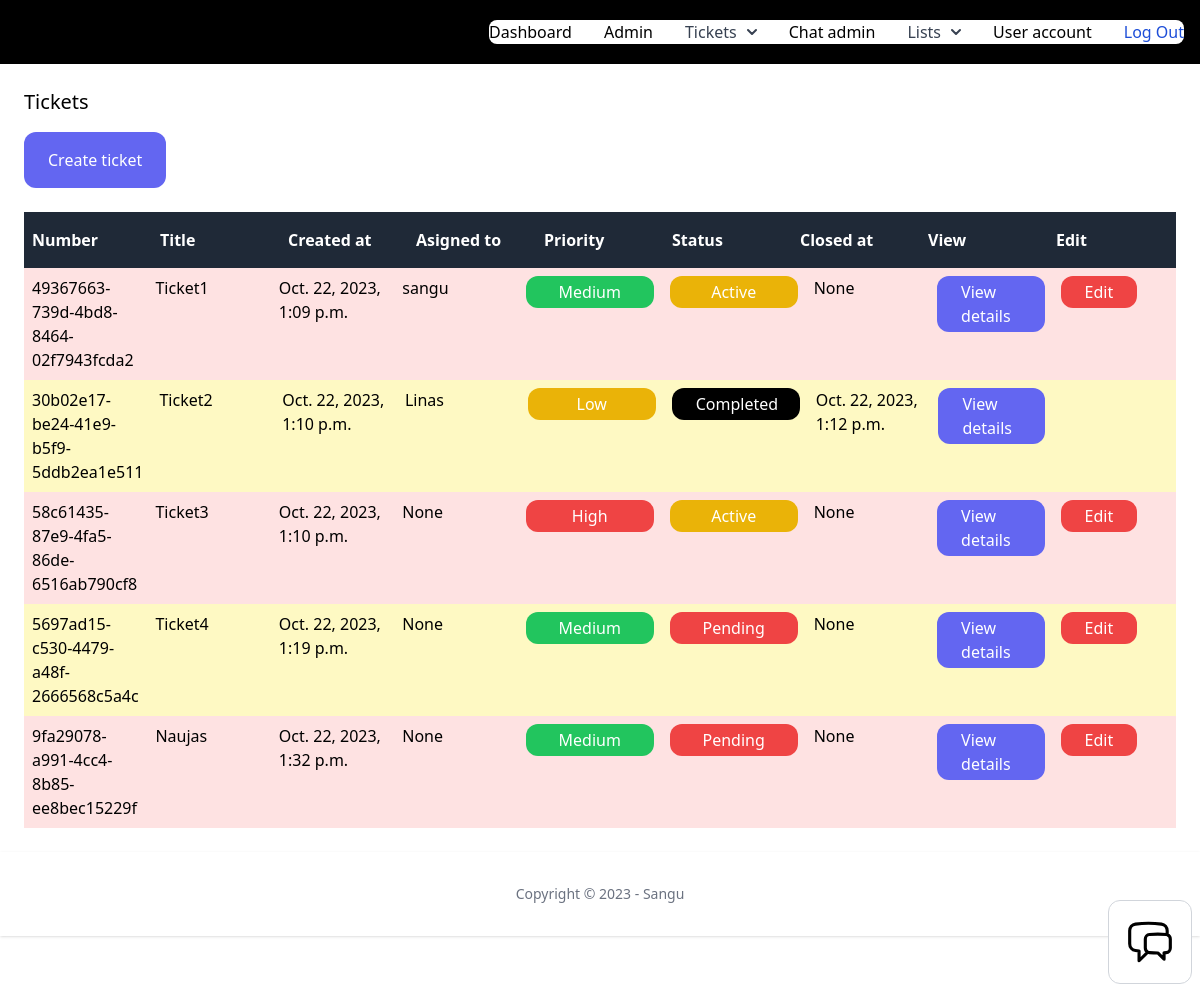
/dashboard/tickets/ (signed in), run on an earlier commit of the app's database.
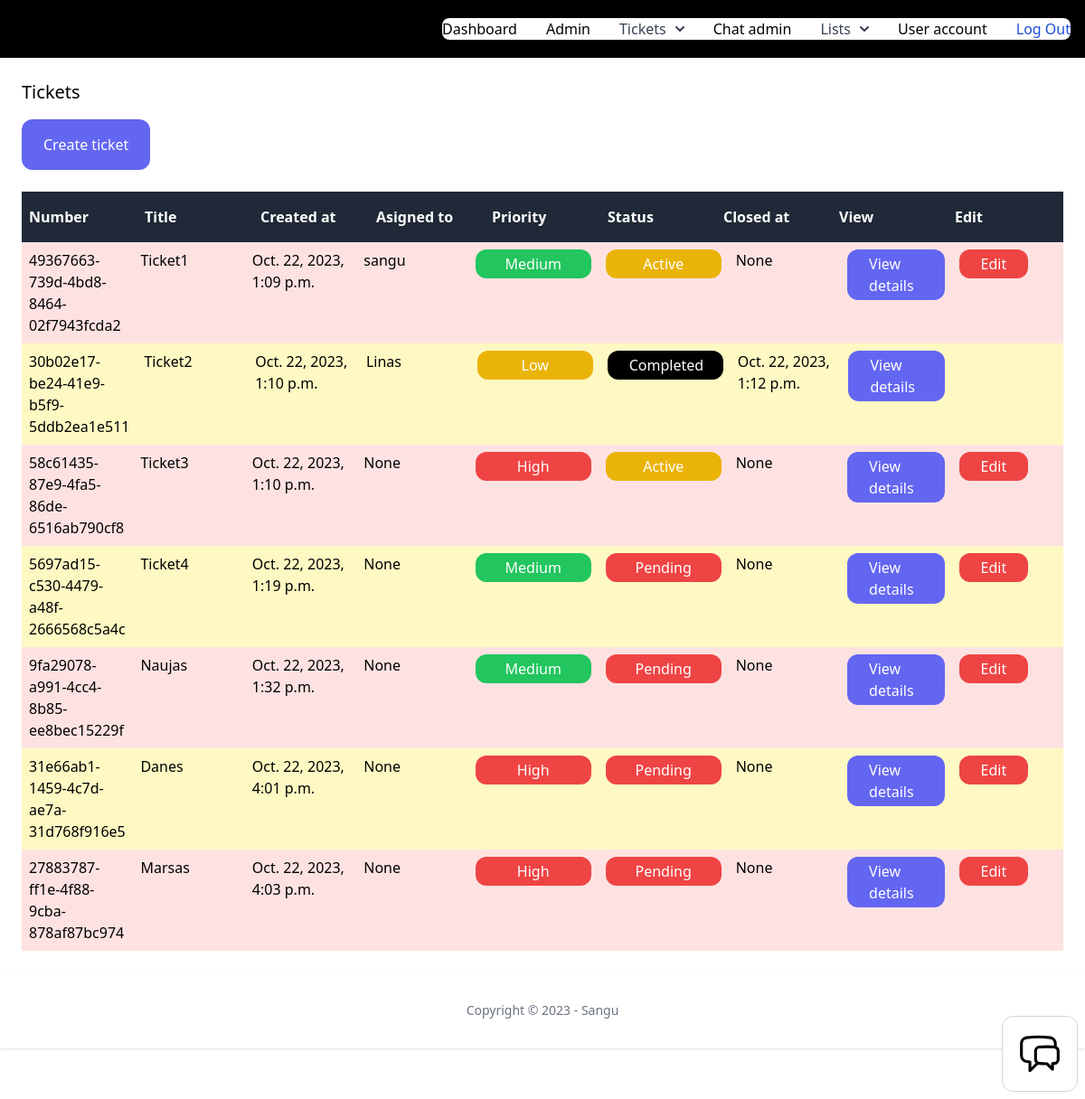
And on a later commit of the database.
### ticket/models.py (models this page shows, shortened)
class Ticket(models.Model):
    ACTIVE = 'active'
    COMPLETED = 'completed'
    PENDING = 'pending'
    CHOICES_STATUS = (
        (ACTIVE, 'Active'),
        (COMPLETED, 'Completed'),
        (PENDING, 'Pending'),
    )
    LOW = 'low'
    MEDIUM = 'medium'
    HIGH = 'high'
    CHOICES_PRIORITY = (
        (LOW, 'Low'),
        (MEDIUM, 'Medium'),
        (HIGH, 'High'),
    )
    ticket_number = models.UUIDField(default=uuid.uuid4)
    title = models.CharField(max_length=100)
    description = models.TextField(blank=True, null=True)
    created_by = models.ForeignKey(User, related_name='tickets', on_delete=models.CASCADE)
    created_at = models.DateTimeField(auto_now_add=True)
    modified_at = models.DateTimeField(auto_now=True)
    assign_to = models.ForeignKey(User, on_delete=models.DO_NOTHING, null=True, blank=True)
    is_resolved = models.BooleanField(default=False)
    accepted_at = models.DateTimeField(null=True, blank=True)
    closed_at = models.DateTimeField(null=True, blank=True)
    status = models.CharField(max_length=15, choices=CHOICES_STATUS, default=PENDING)
    priority = models.CharField(max_length=15, choices=CHOICES_PRIORITY, default=MEDIUM)

### user/models.py (models this page shows)
class User(AbstractUser):
    phone = models.TextField(blank=True, null=True)
    is_customer = models.BooleanField(default=True)
    is_manager = models.BooleanField(default=False)

### ticket/views.py (the view)
# urls.py: path('', views.ticket_list, name='list'),
@login_required
def ticket_list(request):
    if request.user.is_manager:
        tickets = Ticket.objects.all()
    else:
        tickets = Ticket.objects.filter(created_by=request.user)
    return render(request, 'ticket/tickets_list.html', {
        'tickets': tickets
    })

### team/context_processors.py (called while the page is built)
def active_team(request):
    if request.user.is_authenticated:
        if request.user.userprofile.active_team:
            active_team = request.user.userprofile.active_team
        else:
            active_team = Team.objects.filter(created_by=request.user)[0]
    else:
        active_team = None
    return {'active_team': active_team}

### ticket/templates/ticket/tickets_list.html (shortened to what this page needs)
{% extends 'app/base.html'  %}
{% block content %}
<div class="py-6 px-6">
    <h1 class="mb-4 text-xl">Tickets</h1>
    <a href="{% url 'tickets:add' %}" class="inline-block py-4 px-6 bg-indigo-500 rounded-xl text-white">Create ticket</a>
    {% if tickets %}
    <div class="mt-6 flex justify-between">
        <p class="py-4 px-2 bg-gray-800 font-semibold w-full text-white">Number</p>
        <p class="py-4 px-2 bg-gray-800 font-semibold w-full text-white">Title</p>
        <p class="py-4 px-2 bg-gray-800 font-semibold w-full text-white">Created at</p>
        <p class="py-4 px-2 bg-gray-800 font-semibold w-full text-white">Asigned to</p>
        <p class="py-4 px-2 bg-gray-800 font-semibold w-full text-white">Priority</p>
        <p class="py-4 px-2 bg-gray-800 font-semibold w-full text-white">Status</p>
        <p class="py-4 px-2 bg-gray-800 font-semibold w-full text-white">Closed at</p>
        <p class="py-4 px-2 bg-gray-800 font-semibold w-full text-white">View</p>
        <p class="py-4 px-2 bg-gray-800 font-semibold w-full text-white">Edit</p>
    </div>
    {% for ticket in tickets %}
    <div class="flex justify-between">
        <p class="py-2 px-2 w-full {% cycle 'bg-red-100' 'bg-yellow-100' %}">
            {{ ticket.ticket_number }}
        </p>
        <p class="py-2 px-2 w-full {% cycle 'bg-red-100' 'bg-yellow-100' %}">
            {{ ticket.title }}
        </p>
        <p class="py-2 px-2 w-full {% cycle 'bg-red-100' 'bg-yellow-100' %}">
            {{ ticket.created_at }}
        </p>
        <p class="py-2 px-2 w-full {% cycle 'bg-red-100' 'bg-yellow-100' %}">
            {{ ticket.assign_to }}
        </p>
        <p class="py-2 px-2 w-full {% cycle 'bg-red-100' 'bg-yellow-100' %}">
            {% if ticket.priority == 'low' %}
            <span class="inline-block py-1 px-6 bg-yellow-500 rounded-xl text-white w-32 text-center">{{ ticket.get_priority_display }}</span>
            {% elif ticket.priority == 'medium' %}
            <span class="inline-block py-1 px-6 bg-green-500 rounded-xl text-white w-32 text-center">{{ ticket.get_priority_display }}</span>
            {% elif ticket.priority == 'high' %}
            <span class="inline-block py-1 px-6 bg-red-500 rounded-xl text-white w-32 text-center">{{ ticket.get_priority_display }}</span>
            {% endif %}
        </p>
        <p class="py-2 px-2 w-full {% cycle 'bg-red-100' 'bg-yellow-100' %}">
            {% if ticket.status == 'active' %}
            <span class="inline-block py-1 px-6 bg-yellow-500 rounded-xl text-white w-32 text-center">{{ ticket.get_status_display }}</span>
            {% elif ticket.status == 'completed' %}
            <span class="inline-block py-1 px-6 bg-black rounded-xl text-white w-32 text-center">{{ ticket.get_status_display }}</span>
            {% elif ticket.status == 'pending' %}
            <span class="inline-block py-1 px-6 bg-red-500 rounded-xl text-white w-32 text-center">{{ ticket.get_status_display }}</span>
            {% endif %}
        </p>
        <p class="py-2 px-2 w-full {% cycle 'bg-red-100' 'bg-yellow-100' %}">
            {{ ticket.closed_at }}
        </p>
        <p class="py-2 px-2 w-full {% cycle 'bg-red-100' 'bg-yellow-100' %}">
            <a href="{% url 'tickets:detail' ticket.id %}" class="inline-block py-1 px-6 bg-indigo-500 rounded-xl text-white">View details</a>
        </p>
        <p class="py-2 px-2 w-full {% cycle 'bg-red-100' 'bg-yellow-100' %}">
            {% if not ticket.is_resolved %}
            <a href="{% url 'tickets:edit' ticket.id %}" class="inline-block py-1 px-6 bg-red-500 rounded-xl text-white">Edit</a>
            {% endif %}
        </p>
    </div>
    {% endfor %}
    {% else %}
    <p class="mt-6 px-2">There are no tickets in the database yet...</p>
    {% endif %}
</div>
{% endblock %}

What changed in the data, as far as the page shows it:
added Ticket: ticket_number "31e66ab1-1459-4c7d-ae7a-31d768f916e5", title "Danes", created_at "Oct. 22, 2023, 4:01 p.m.", assign_to "None", priority "High", status "Pending", closed_at "None", is_resolved "Edit"
added Ticket: ticket_number "27883787-ff1e-4f88-9cba-878af87bc974", title "Marsas", created_at "Oct. 22, 2023, 4:03 p.m.", assign_to "None", priority "High", status "Pending", closed_at "None", is_resolved "Edit"
